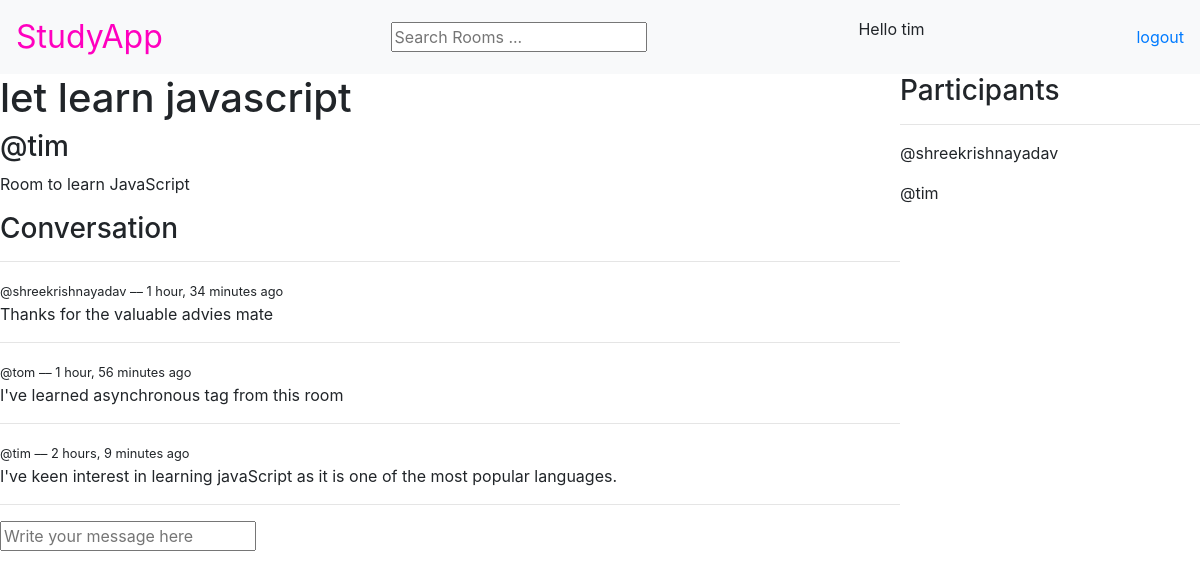
/room/3/ (signed in), run on the app's committed database.
### base/models.py (models this page shows, shortened)
class Room(models.Model):
    host = models.ForeignKey(User, on_delete=models.SET_NULL, null=True)
    topic = models.ForeignKey(Topic, on_delete=models.SET_NULL, null=True)
    name = models.CharField(max_length=200)
    description = models.TextField(null=True, blank=True)
    participants = models.ManyToManyField(User, related_name='participants', blank=True)
    updated = models.DateTimeField(auto_now=True)
    created = models.DateTimeField(auto_now_add=True)
    class Meta:
        ordering = ['-created', '-updated']

class Message(models.Model):
    user = models.ForeignKey(User, on_delete=models.CASCADE, default=1)
    room = models.ForeignKey(Room, on_delete=models.CASCADE)
    body = models.TextField()
    updated = models.DateTimeField(auto_now=True)
    created = models.DateTimeField(auto_now_add=True)

### base/views.py (the view, shortened to what this page needs)
# urls.py: path("room/<str:pk>/", views.room , name = "room" ),
def room(request,pk):
    room = Room.objects.get(id=pk)
    room_messages = room.message_set.all().order_by('-created')
    participants = room.participants.all()
    context = {'room':room, 'room_messages': room_messages, 'participants': participants}
    return render(request, "base/room.html", context)

### base/templates/base/room.html (shortened to what this page needs)
{% extends "base/main.html" %}
{% block content %}
<div class="room-container">
    <div>
        <h1> {{room.name}} </h1>
        <h3> @{{room.host}} </h3>
        <p> {{room.description}}</p>
        <div class="comment-wrapper">
            <h3> Conversation</h3>
            <hr>
            {% for message in room_messages %}
                <div>
                    <small>@{{message.user}} –– {{message.created|timesince}} ago </small>
                    <p>{{message.body}}</p>
                    <hr>
                </div>
            {% endfor %}
        </div>
        {% if request.user.is_authenticated %}
        <div class = "comment-form">
            <form method="POST" action="">
                <input type="text" name="body" placeholder="Write your message here">
            </form>
        </div>
        {% endif %}
    </div>
    <div>
        <h3> Participants</h3>
        <hr>
        {% for participant in participants %}
            <div>
                <p> @{{participant.username}}</p>
            </div>
        {% endfor %}
    </div>
</div>
{% endblock content %}

### base/templates/base/navbar.html
<nav class="navbar navbar-dark bg-light">
    <a class="navbar-brand custom-navbar-brand" href="/">
      StudyApp
    </a>
    <form method="GET" action = "{% url "home" %}">
      <input type = "text" name = "q" placeholder = "Search Rooms ..." />
    </form>
    {% if request.user.is_authenticated %}
    <p> Hello {{request.user}}</p>
    <a href = "{% url "logout" %}"> logout </a>
    {% else %}
      <a href = "{% url "login" %}"> login </a>
    {% endif %}
  </nav>

### static/css/style.css (style rules this page uses)
.custom-navbar-brand { font-size: 2rem; color: rgb(255, 0, 191) !important; }
.room-container { display: grid; grid-template-columns: 3fr 1fr; }

### data on the page
Room: name "let learn javascript", host "tim", description "Room to learn JavaScript"
Message: user "shreekrishnayadav", created "1 hour, 34 minutes", body "Thanks for the valuable advies mate"
Message: user "tom", created "1 hour, 56 minutes", body "I've learned asynchronous tag from this room"
Message: user "tim", created "2 hours, 9 minutes", body "I've keen interest in learning javaScript as it is one of the most popular languages."

### other printed values
{{ request.user }} "tim"
{{ participant.username }} "shreekrishnayadav"
{{ participant.username }} "tim"
